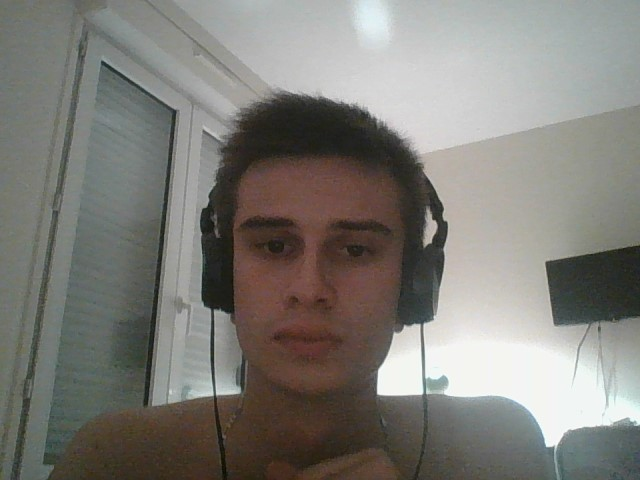
#> input picture OpenCV/tofo.jpg, 640 x 480 px
$ python sharpen.py
#> lines starting #> are read from the running program, lines starting #| are printed output that depends on the picture; after the words box and inside, x2 and y2 are one past the last pixel; in counts of white or black regions, pixels touching at a corner belong together


import cv2
import numpy as np
from matplotlib import pyplot as plt

img = cv2.imread('tofo.jpg')
#> img is the input picture: shape (480, 640, 3); mean B, G, R 119.9, 125.4, 127.2

kernel = np.array([[-1,-1,-1], [-1,9,-1], [-1,-1,-1]])

img_sharpened = cv2.filter2D(img, -1, kernel)
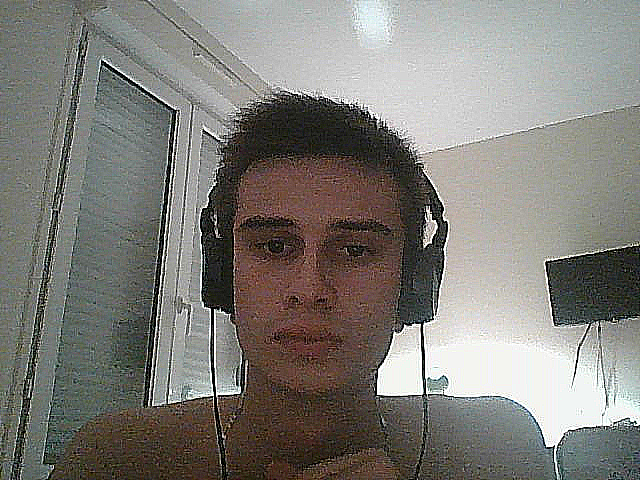
#> img_sharpened: shape (480, 640, 3); mean B, G, R 120.1, 125.4, 127.3


cv2.imwrite("sharpened.jpg",img_sharpened)

# [6 lines of commented-out code are left out]


img = cv2.imread('tofo.jpg')
img_sharpened = cv2.imread('sharpened.jpg')

edges = cv2.Canny(img,100,200)
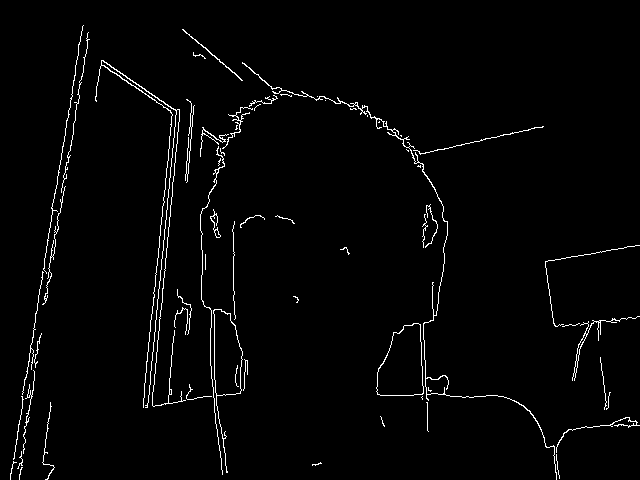
#> edges: shape (480, 640); 2.1% white in thin lines or dots
edges_sharpened = cv2.Canny(img_sharpened,100,200)
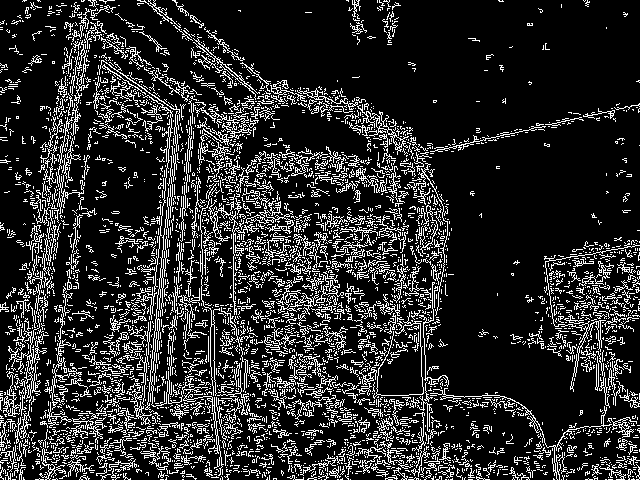
#> edges_sharpened: shape (480, 640); 16.6% white in thin lines or dots


plt.subplot(121),plt.imshow(edges,cmap = 'gray')
plt.title('Edges Original Image'), plt.xticks([]), plt.yticks([])
plt.subplot(122),plt.imshow(edges_sharpened,cmap = 'gray')
plt.title('Edges Sharpened Image'), plt.xticks([]), plt.yticks([])
plt.show()
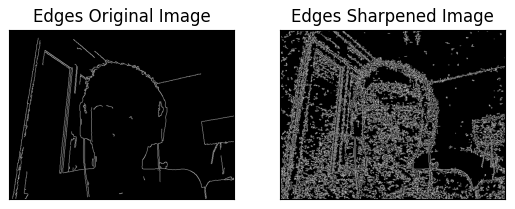
#> figure drawn by matplotlib, 2 panels

$ run again, with OpenCV/Cube.jpg copied over OpenCV/tofo.jpg
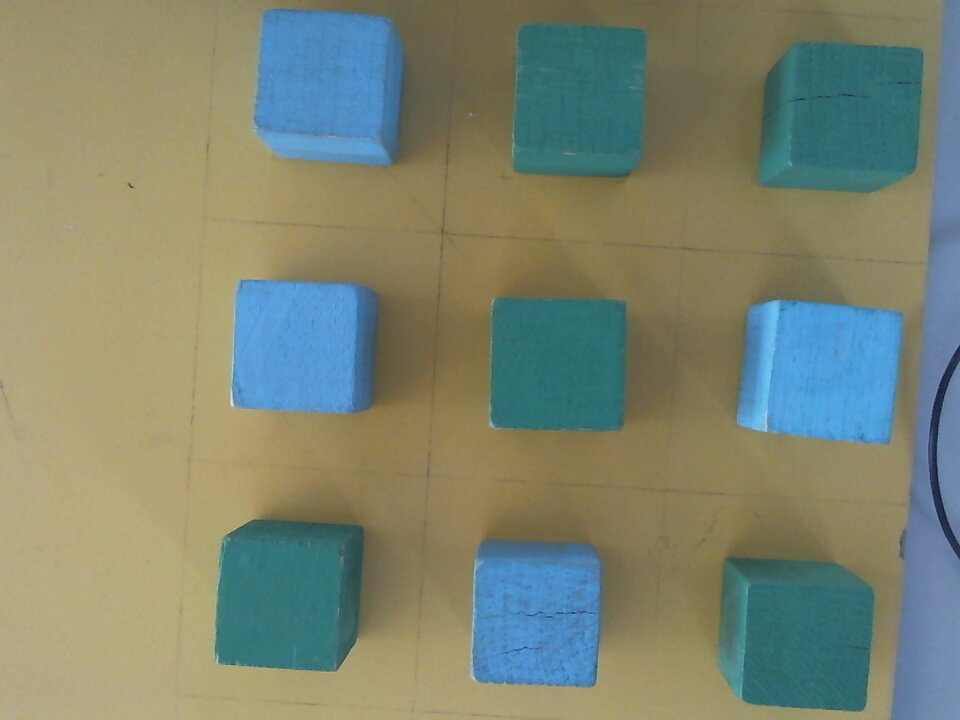
#> input picture OpenCV/Cube.jpg, 960 x 720 px
#> img is the input picture: shape (720, 960, 3); mean B, G, R 113.1, 132.9, 124.4
#> `edges = cv2.Canny(img,100,200)`:
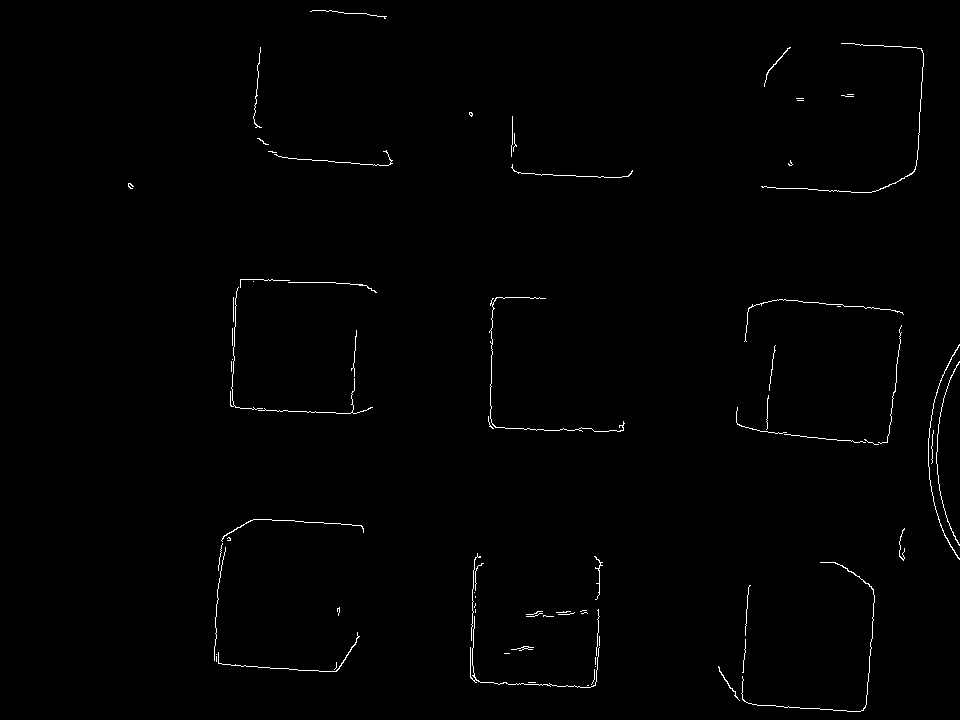
#> edges: shape (720, 960); 0.71% white in thin lines or dots, all inside (x1, y1, x2, y2) = (128, 10, 960, 712)
#> edges_sharpened: shape (720, 960); 3.6% white in thin lines or dots
#> `plt.show()`:
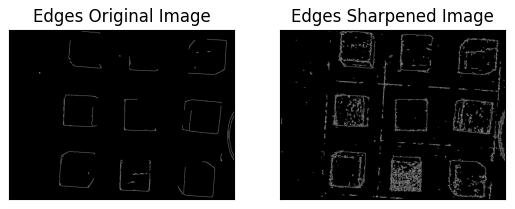
#> figure drawn by matplotlib, 2 panels
